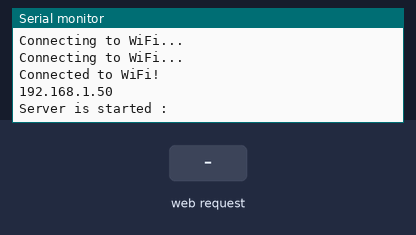
The sketch below on a simulated ESP8266 (NodeMCU). On the bench: the last lines printed to the serial monitor. The inputs (shaded band) are chosen by the test bench. WiFi joins after 1.5 s; servers stay silent unless stated.

Above: at 3.4 s.
3.5 s: HTTP request GET / received
At 4.7 s:
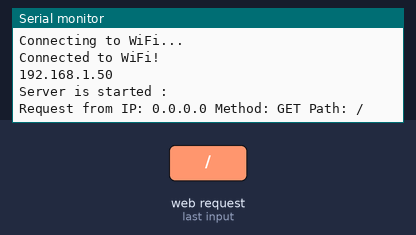
5.0 s: HTTP request GET /json received
At 6.1 s:
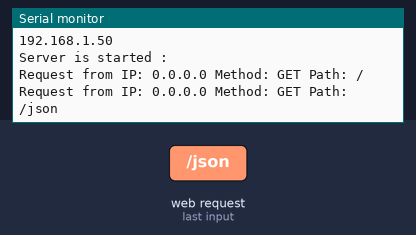

Measured:
- after the input at 3.5 s, the serial monitor: prints a new line at once (image 1)
- after the input at 5.0 s, the serial monitor: prints a new line at once (image 2)

The sketch:

07_esp8266_handle_json_response.ino
```cpp
#include <ESP8266WiFi.h>
#include <ESP8266WebServer.h>
#include <ArduinoJson.h>  // Add ArduinoJson library for handling JSON

// Replace with your network credentials
const char* ssid = "Laptop";
const char* password = "8918172922";

// Create an instance of the server
ESP8266WebServer server(80);

// (1). Middleware-like function to log request_details("HTTP_method" and  "path"):
void logRequest(const String& method, const String& path) {
  IPAddress clientIP = server.client().remoteIP();  // Get the client's IP address
  Serial.println("Request from IP: " + clientIP.toString() + " Method: " + method + " Path: " + path);
}

// (2). Function to handle the root URL ("/"):
void handleRoot() {
  logRequest("GET" , "/"); // logging "HTTP_method" and  "path".
  // Create a JSON document
  StaticJsonDocument<200> doc;

  // Add data to the JSON document
  doc["success"] = true;
  doc["message"] = "You are on the root (/) page!";

  // Serialize JSON to string
  String jsonRootResponse;
  serializeJson(doc, jsonRootResponse);

  // Send JSON response
  server.send(200, "application/json", jsonRootResponse);
//  server.send(200, "text/html", "<h1>ESP8266 Web Server</h1><p>Welcome to the ESP8266 server!</p>");
}

// (3). Function to handle a custom URL ("/json"):
void handleJSON() {
  logRequest("GET" , "/json"); // logging "HTTP_method" and  "path".
  // Create a JSON document
  StaticJsonDocument<200> doc;

  // Add data to the JSON document
  doc["status"] = "success";
  doc["message"] = "This is a JSON response from the ESP8266 server!";
  doc["temperature"] = 25.3;  // Example of a temperature value

  // Serialize JSON to string
  String jsonResponse;
  serializeJson(doc, jsonResponse);

  // Send JSON response
  server.send(200, "application/json", jsonResponse);
}

// (4). Function to handle wrong or undefined routes:
void handleNotFound() {
  String method;

  // Determine the HTTP method of the request
  if (server.method() == HTTP_GET) {
    method = "GET";
  } else if (server.method() == HTTP_POST) {
    method = "POST";
  } else if (server.method() == HTTP_PUT) {
    method = "PUT";
  } else if (server.method() == HTTP_DELETE) {
    method = "DELETE";
  } else if (server.method() == HTTP_PATCH) {
    method = "PATCH";
  } else {
    method = "UNKNOWN";
  }

  // Log the method and route
  logRequest(method, server.uri());

  // Send a 404 response
  server.send(404, "text/html", "<h1>404 Not Found</h1><p>The page you requested does not exist.</p>");
}

void setup() {
  // Start the serial communication for debugging
  Serial.begin(9600);  // Changed to baud rate 9600

  delay(200);

  // Connect to Wi-Fi
  WiFi.begin(ssid, password);
  while (WiFi.status() != WL_CONNECTED) {
    delay(1000);
    Serial.println("Connecting to WiFi...");
  }
  Serial.println("Connected to WiFi!");

  // Print the IP address of the ESP8266
  Serial.println(WiFi.localIP());
  Serial.println("Server is started : ");

  // Define the routes :
  server.on("/", HTTP_GET, handleRoot); // (1). Handle "/" request.
  server.on("/json", HTTP_GET, handleJSON); // (2). Handle "/json" request.
  server.onNotFound(handleNotFound); // Handle wrong_routes.

  // Start the server
  server.begin();
}

void loop() {
  // Handle client requests
  server.handleClient();
}
```
